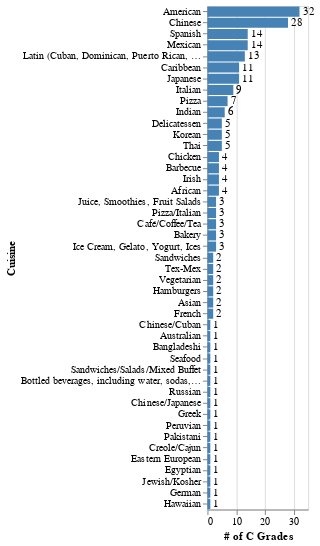

Write notebook code for a chart like this one.
### Markdown cell above
Count the number C restaurants by cuisine type

### Code cell
#count number C restaurants by cuisine type
latest_inspection = df_rest.sort_values(['CAMIS', 'INSPECTION DATE'], 
                    ascending=[True, False]).groupby('CAMIS').head(1)
c_grade = latest_inspection[latest_inspection['GRADE'] == 'C']
c_cuis_cnt = c_grade.groupby('CUISINE DESCRIPTION')['CAMIS']\
            .count().reset_index().sort_values('CAMIS', ascending=False)

#Grade C Grades by cuisine type
bars = alt.Chart(c_cuis_cnt).mark_bar(color ='steelblue').encode(
    x=alt.X('CAMIS:Q', 
    axis=alt.Axis(title ='# of C Grades')),

    y=alt.Y('CUISINE DESCRIPTION:N',
            sort='-x',
            axis=alt.Axis(title ='Cuisine')
    )

)

text = bars.mark_text(
    align='left',
    baseline='middle',
    dx=3  # Nudges text to right so it doesn't appear on top of the bar
).encode(
    text='CAMIS:Q'
)

cusin_bar = (bars + text).properties(height=500,width=100)
cusin_bar

### Figure 1 — Vega-Lite specification as saved in the notebook (floating-point values rounded to 4 significant figures)
{"config": {"view": {"continuousWidth": 400, "continuousHeight": 300}}, "layer": [{"mark": {"type": "bar", "color": "steelblue"}, "encoding": {"x": {"type": "quantitative", "axis": {"title": "# of C Grades"}, "field": "CAMIS"}, "y": {"type": "nominal", "axis": {"title": "Cuisine"}, "field": "CUISINE DESCRIPTION", "sort": "-x"}}}, {"mark": {"type": "text", "align": "left", "baseline": "middle", "dx": 3}, "encoding": {"text": {"type": "quantitative", "field": "CAMIS"}, "x": {"type": "quantitative", "axis": {"title": "# of C Grades"}, "field": "CAMIS"}, "y": {"type": "nominal", "axis": {"title": "Cuisine"}, "field": "CUISINE DESCRIPTION", "sort": "-x"}}}], "data": {"name": "data-b40158e294ea8f3d4c4ff985e2ba554e"}, "height": 500, "width": 100, "$schema": "https://vega.github.io/schema/vega-lite/v4.0.0.json", "datasets": {"data-b40158e294ea8f3d4c4ff985e2ba554e": [{"CUISINE DESCRIPTION": "American", "CAMIS": 32}, {"CUISINE DESCRIPTION": "Chinese", "CAMIS": 28}, {"CUISINE DESCRIPTION": "Spanish", "CAMIS": 14}, {"CUISINE DESCRIPTION": "Mexican", "CAMIS": 14}, {"CUISINE DESCRIPTION": "Latin (Cuban, Dominican, Puerto Rican, South & Central American)", "CAMIS": 13}, {"CUISINE DESCRIPTION": "Caribbean", "CAMIS": 11}, {"CUISINE DESCRIPTION": "Japanese", "CAMIS": 11}, {"CUISINE DESCRIPTION": "Italian", "CAMIS": 9}, {"CUISINE DESCRIPTION": "Pizza", "CAMIS": 7}, {"CUISINE DESCRIPTION": "Indian", "CAMIS": 6}, {"CUISINE DESCRIPTION": "Delicatessen", "CAMIS": 5}, {"CUISINE DESCRIPTION": "Korean", "CAMIS": 5}, {"CUISINE DESCRIPTION": "Thai", "CAMIS": 5}, {"CUISINE DESCRIPTION": "Chicken", "CAMIS": 4}, {"CUISINE DESCRIPTION": "Barbecue", "CAMIS": 4}, {"CUISINE DESCRIPTION": "Irish", "CAMIS": 4}, {"CUISINE DESCRIPTION": "African", "CAMIS": 4}, {"CUISINE DESCRIPTION": "Juice, Smoothies, Fruit Salads", "CAMIS": 3}, {"CUISINE DESCRIPTION": "Pizza/Italian", "CAMIS": 3}, {"CUISINE DESCRIPTION": "Café/Coffee/Tea", "CAMIS": 3}, {"CUISINE DESCRIPTION": "Bakery", "CAMIS": 3}, {"CUISINE DESCRIPTION": "Ice Cream, Gelato, Yogurt, Ices", "CAMIS": 3}, {"CUISINE DESCRIPTION": "Sandwiches", "CAMIS": 2}, {"CUISINE DESCRIPTION": "Tex-Mex", "CAMIS": 2}, {"CUISINE DESCRIPTION": "Vegetarian", "CAMIS": 2}, {"CUISINE DESCRIPTION": "Hamburgers", "CAMIS": 2}, {"CUISINE DESCRIPTION": "Asian", "CAMIS": 2}, {"CUISINE DESCRIPTION": "French", "CAMIS": 2}, {"CUISINE DESCRIPTION": "Chinese/Cuban", "CAMIS": 1}, {"CUISINE DESCRIPTION": "Australian", "CAMIS": 1}, {"CUISINE DESCRIPTION": "Bangladeshi", "CAMIS": 1}, {"CUISINE DESCRIPTION": "Seafood", "CAMIS": 1}, {"CUISINE DESCRIPTION": "Sandwiches/Salads/Mixed Buffet", "CAMIS": 1}, {"CUISINE DESCRIPTION": "Bottled beverages, including water, sodas, juices, etc.", "CAMIS": 1}, {"CUISINE DESCRIPTION": "Russian", "CAMIS": 1}, {"CUISINE DESCRIPTION": "Chinese/Japanese", "CAMIS": 1}, {"CUISINE DESCRIPTION": "Greek", "CAMIS": 1}, {"CUISINE DESCRIPTION": "Peruvian", "CAMIS": 1}, {"CUISINE DESCRIPTION": "Pakistani", "CAMIS": 1}, {"CUISINE DESCRIPTION": "Creole/Cajun", "CAMIS": 1}, {"CUISINE DESCRIPTION": "Eastern European", "CAMIS": 1}, {"CUISINE DESCRIPTION": "Egyptian", "CAMIS": 1}, {"CUISINE DESCRIPTION": "Jewish/Kosher", "CAMIS": 1}, {"CUISINE DESCRIPTION": "German", "CAMIS": 1}, {"CUISINE DESCRIPTION": "Hawaiian", "CAMIS": 1}]}}
